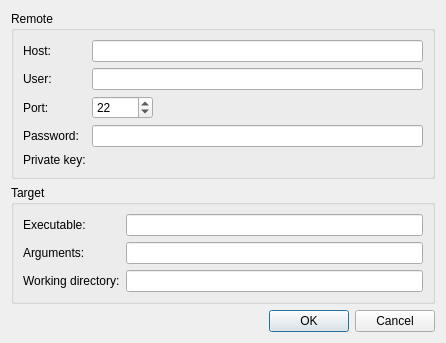
<?xml version="1.0" encoding="UTF-8"?>
<ui version="4.0">
 <class>Analyzer::StartRemoteDialog</class>
 <widget class="QDialog" name="Analyzer::StartRemoteDialog">
  <property name="geometry">
   <rect>
    <x>0</x>
    <y>0</y>
    <width>446</width>
    <height>329</height>
   </rect>
  </property>
  <property name="windowTitle">
   <string>Start Remote Analysis</string>
  </property>
  <layout class="QVBoxLayout" name="verticalLayout">
   <item>
    <widget class="QGroupBox" name="groupBox_2">
     <property name="title">
      <string>Remote</string>
     </property>
     <layout class="QFormLayout" name="formLayout_2">
      <property name="fieldGrowthPolicy">
       <enum>QFormLayout::ExpandingFieldsGrow</enum>
      </property>
      <item row="0" column="0">
       <widget class="QLabel" name="label_3">
        <property name="text">
         <string>Host:</string>
        </property>
        <property name="buddy">
         <cstring>host</cstring>
        </property>
       </widget>
      </item>
      <item row="0" column="1">
       <widget class="QLineEdit" name="host"/>
      </item>
      <item row="1" column="0">
       <widget class="QLabel" name="label">
        <property name="text">
         <string>User:</string>
        </property>
        <property name="buddy">
         <cstring>user</cstring>
        </property>
       </widget>
      </item>
      <item row="1" column="1">
       <widget class="QLineEdit" name="user"/>
      </item>
      <item row="2" column="0">
       <widget class="QLabel" name="label_5">
        <property name="text">
         <string>Port:</string>
        </property>
        <property name="buddy">
         <cstring>port</cstring>
        </property>
       </widget>
      </item>
      <item row="2" column="1">
       <widget class="QSpinBox" name="port">
        <property name="maximum">
         <number>65535</number>
        </property>
        <property name="singleStep">
         <number>1</number>
        </property>
        <property name="value">
         <number>22</number>
        </property>
       </widget>
      </item>
      <item row="3" column="0">
       <widget class="QLabel" name="label_4">
        <property name="toolTip">
         <string>You need to pass either a password or an SSH key.</string>
        </property>
        <property name="text">
         <string>Password:</string>
        </property>
        <property name="buddy">
         <cstring>password</cstring>
        </property>
       </widget>
      </item>
      <item row="3" column="1">
       <widget class="QLineEdit" name="password">
        <property name="echoMode">
         <enum>QLineEdit::Password</enum>
        </property>
       </widget>
      </item>
      <item row="4" column="0">
       <widget class="QLabel" name="label_8">
        <property name="toolTip">
         <string>You need to pass either a password or an SSH key.</string>
        </property>
        <property name="text">
         <string>Private key:</string>
        </property>
       </widget>
      </item>
      <item row="4" column="1">
       <widget class="Utils::PathChooser" name="keyFile" native="true"/>
      </item>
     </layout>
    </widget>
   </item>
   <item>
    <widget class="QGroupBox" name="groupBox">
     <property name="title">
      <string>Target</string>
     </property>
     <layout class="QFormLayout" name="formLayout">
      <item row="0" column="0">
       <widget class="QLabel" name="label_2">
        <property name="text">
         <string>Executable:</string>
        </property>
       </widget>
      </item>
      <item row="0" column="1">
       <widget class="QLineEdit" name="executable"/>
      </item>
      <item row="1" column="0">
       <widget class="QLabel" name="label_6">
        <property name="text">
         <string>Arguments:</string>
        </property>
       </widget>
      </item>
      <item row="1" column="1">
       <widget class="QLineEdit" name="arguments"/>
      </item>
      <item row="2" column="0">
       <widget class="QLabel" name="label_7">
        <property name="text">
         <string>Working directory:</string>
        </property>
       </widget>
      </item>
      <item row="2" column="1">
       <widget class="QLineEdit" name="workingDirectory"/>
      </item>
     </layout>
    </widget>
   </item>
   <item>
    <widget class="QDialogButtonBox" name="buttonBox">
     <property name="orientation">
      <enum>Qt::Horizontal</enum>
     </property>
     <property name="standardButtons">
      <set>QDialogButtonBox::Cancel|QDialogButtonBox::Ok</set>
     </property>
    </widget>
   </item>
  </layout>
 </widget>
 <customwidgets>
  <customwidget>
   <class>Utils::PathChooser</class>
   <extends>QWidget</extends>
   <header location="global">utils/pathchooser.h</header>
   <container>1</container>
  </customwidget>
 </customwidgets>
 <resources/>
 <connections/>
</ui>
